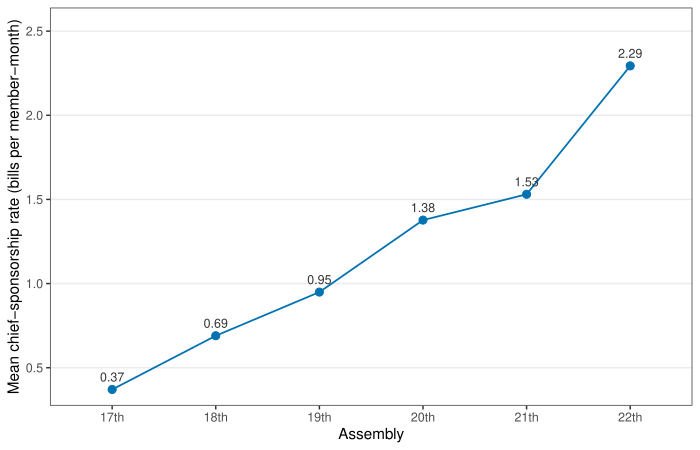

R code for this plot:
# fig_1.R
# Mean chief-sponsorship rate per member-month by assembly.
# Computed directly from master_bills_{17-22}.parquet and members_{17-22}.parquet.
#
# Definition (as used in the paper's continuer-pool discussion):
#   rate per member-month
#     = (# member-chief-sponsored bills in assembly)
#       / (# sitting members in assembly * # months the assembly ran)
#
# All numbers are computed from the parquet files - no hardcoded values.

suppressPackageStartupMessages({
  library(arrow)
  library(dplyr)
  library(ggplot2)
  library(tidyr)
})

data_dir <- Sys.getenv("KBL_DATA", "/Users/kyusik/Desktop/kyusik-github/kna/data/processed")

out_path <- "/Users/kyusik/Desktop/kyusik-claude/kna-research-agents/articles/figures/2026-04-19_r19/fig_1.pdf"

assemblies <- 17:22

okabe_ito <- c("#E69F00", "#56B4E9", "#009E73", "#0072B2",
               "#D55E00", "#CC79A7", "#000000")

compute_one <- function(a) {
  bills_path   <- file.path(data_dir, sprintf("master_bills_%d.parquet", a))
  members_path <- file.path(data_dir, sprintf("members_%d.parquet", a))
  if (!file.exists(bills_path) || !file.exists(members_path)) return(NULL)

  bills <- read_parquet(bills_path) %>%
    select(any_of(c("bill_id", "age", "ppsr_kind", "rst_mona_cd", "ppsl_dt")))
  members <- read_parquet(members_path) %>%
    select(any_of(c("mona_cd", "age")))

  # Keep member-sponsored (chief) rows only.
  chief <- bills %>%
    filter(!is.na(ppsr_kind), ppsr_kind == "\uc758\uc6d0") %>%
    filter(!is.na(rst_mona_cd), !is.na(ppsl_dt))

  if (nrow(chief) == 0) return(NULL)

  # Parse proposal date, drop unparseable rows.
  chief <- chief %>%
    mutate(ppsl_date = suppressWarnings(as.Date(ppsl_dt))) %>%
    filter(!is.na(ppsl_date))

  if (nrow(chief) == 0) return(NULL)

  # Month range: span of observed chief-sponsorship activity within the assembly.
  first_month <- as.Date(format(min(chief$ppsl_date), "%Y-%m-01"))
  last_month  <- as.Date(format(max(chief$ppsl_date), "%Y-%m-01"))
  month_seq <- seq(first_month, last_month, by = "month")
  n_months <- length(month_seq)

  # Roster size (unique mona_cd in that assembly).
  n_members <- members %>%
    filter(!is.na(mona_cd)) %>%
    distinct(mona_cd) %>%
    nrow()

  total_chief <- nrow(chief)
  rate <- total_chief / (n_members * n_months)

  data.frame(
    assembly    = a,
    n_members   = n_members,
    n_months    = n_months,
    total_chief = total_chief,
    mean_rate   = rate
  )
}

rows <- lapply(assemblies, compute_one)
df <- bind_rows(rows)

if (nrow(df) == 0) {
  # Honest placeholder - inputs missing.
  p <- ggplot() +
    annotate("text", x = 0, y = 0, size = 4,
             label = "Figure not directly reproducible from public KNA data.\nSee replication archive.") +
    theme_void() + xlim(-1, 1) + ylim(-1, 1)
  ggsave(out_path, p, width = 7, height = 4.5)
  quit(status = 0)
}

df <- df %>%
  arrange(assembly) %>%
  mutate(assembly_lab = paste0(assembly, "th"))

p <- ggplot(df, aes(x = factor(assembly, levels = sort(unique(assembly))),
                    y = mean_rate, group = 1)) +
  geom_line(color = okabe_ito[4], linewidth = 0.6) +
  geom_point(color = okabe_ito[4], size = 2.4) +
  geom_text(aes(label = sprintf("%.2f", mean_rate)),
            vjust = -0.9, size = 3, color = "grey20") +
  scale_x_discrete(labels = function(x) paste0(x, "th")) +
  scale_y_continuous(expand = expansion(mult = c(0.05, 0.18))) +
  labs(x = "Assembly",
       y = "Mean chief-sponsorship rate (bills per member-month)") +
  theme_bw(base_size = 11) +
  theme(panel.grid.minor = element_blank(),
        panel.grid.major.x = element_blank())

ggsave(out_path, p, width = 7, height = 4.5)
